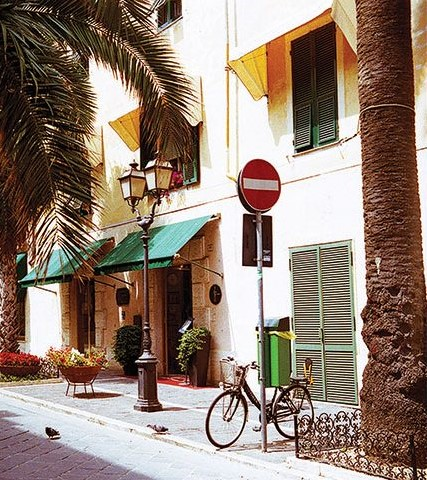
#> input picture Not Important/left1.jpg, 427 x 480 px, found by its file name
$ python 'disparity map using stereo rectified  uncalibrated.py'
#> lines starting #> are read from the running program, lines starting #| are printed output that depends on the picture
# -*- coding: utf-8 -*-
"""
Created on Tue Mar 16 11:20:55 2021

@author: Sonu
"""
import numpy as np
import cv2

#Reading the stereo image pair
imgLeft = cv2.imread('left1.jpg',  0)
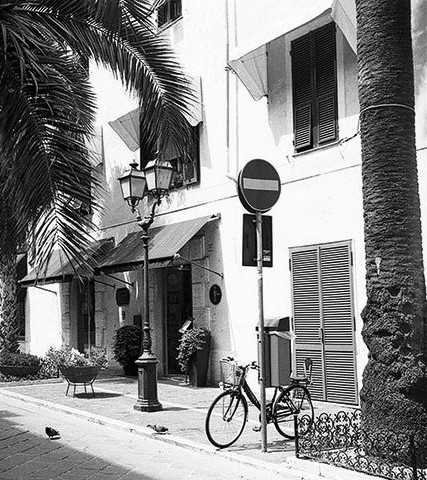
#> imgLeft: shape (480, 427); min 0, max 255, mean 131.1
imgRight = cv2.imread('right1.jpg', 0)
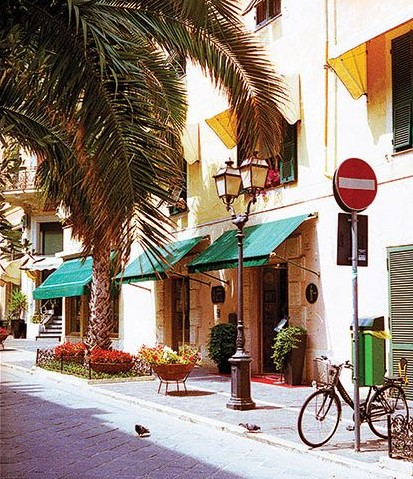
#> input picture Not Important/right1.jpg, 413 x 479 px, found by its file name
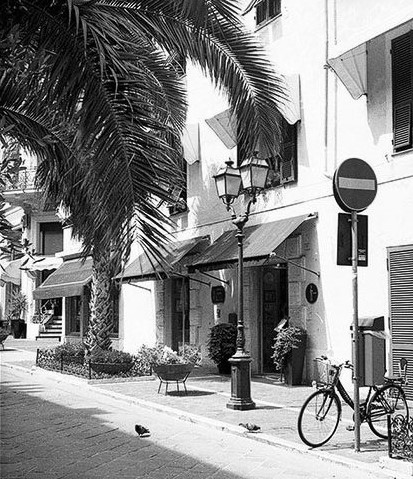
#> imgRight: shape (479, 413); min 0, max 255, mean 134

#Detecting the key points and compute the descriptors for the train and query images using SIFT descriptor object
sift = cv2.xfeatures2d.SIFT_create()
keyPointsLeft, descriptorsLeft = sift.detectAndCompute(imgLeft, None)
#> keyPointsLeft = 1457 keypoints; strongest (x, y, size): (232, 359, 2.1), (138, 168, 2.4), (150, 164, 4), (213, 216, 2.1)
keyPointsRight, descriptorsRight = sift.detectAndCompute(imgRight, None)
#> keyPointsRight = 1484 keypoints; strongest (x, y, size): (351, 328, 2.3), (325, 358, 2.1), (310, 215, 2), (42, 80, 2.1)

#Creating FLANN matcher object
FLANN_INDEX_KDTREE = 0
indexParams = dict(algorithm=FLANN_INDEX_KDTREE, trees=5)
searchParams = dict(checks=50)
flann = cv2.FlannBasedMatcher(indexParams, searchParams)

#Finding the top two matches for each descriptor using KNN match
matches = flann.knnMatch(descriptorsLeft, descriptorsRight, k=2)
#> matches = 1457 matches

goodMatches = []

for m, n in matches:
    #Applying Lowe's ratio test
    if m.distance < 0.8 * n.distance:
        goodMatches.append(m)
#> after the loop, goodMatches = 420 matches

#Finding the keypoints for good matches only
ptsLeft = np.float32([ keyPointsLeft[m.queryIdx].pt for m in goodMatches])
#> ptsLeft = 420 pairs, first value 8.21 to 423, second value 8.59 to 467.6
ptsRight = np.float32([ keyPointsRight[m.trainIdx].pt for m in goodMatches])
#> ptsRight = 420 pairs, first value 47.33 to 403.9, second value 7.48 to 466.1

#Finding the fundamental matrix
F, mask = cv2.findFundamentalMat(ptsLeft, ptsRight, cv2.FM_RANSAC, ransacReprojThreshold = 1.0, confidence = 0.99)
#> F = [[4.48e-07, 2.88e-05, 0.00459], [-2.57e-05, 7.46e-06, 0.228], [-0.00804, -0.235, 1]]; mask = 420 values, max 1 at index 0, min 0 at index 1, mean 0.812

#Selecting only inlier points
ptsLeft = ptsLeft[mask.ravel() == 1]
#> ptsLeft = 341 pairs, first value 8.21 to 309.1, second value 28.71 to 467.6
ptsRight = ptsRight[mask.ravel() == 1]
#> ptsRight = 341 pairs, first value 96.33 to 403.9, second value 26.1 to 466.1

#Finding rectified Homography matrix for both stereo images
retval, H1, H2	=	cv2.stereoRectifyUncalibrated(ptsLeft, ptsRight, F, imgLeft.shape)
#> retval = True; H1 = [[0.228, -0.00891, 24.16], [0.00818, 0.235, -2.17], [-2.64e-05, 9.09e-06, 0.234]]; H2 = [[0.969, -0.0466, 17.41], [0.0213, 1, -5.14], [-0.000125, 6.02e-06, 1.03]]
height, width = imgLeft.shape
#> height = 480; width = 427

#Warping both the stereo images to align them along the same image plane
rectifiedLeft = cv2.warpPerspective(imgLeft, H1, (width, height))
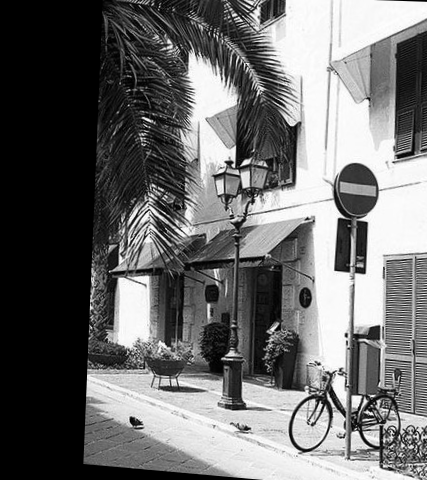
#> rectifiedLeft: shape (480, 427); min 0, max 255, mean 107.2
rectifiedRight = cv2.warpPerspective(imgRight, H2, (width, height))
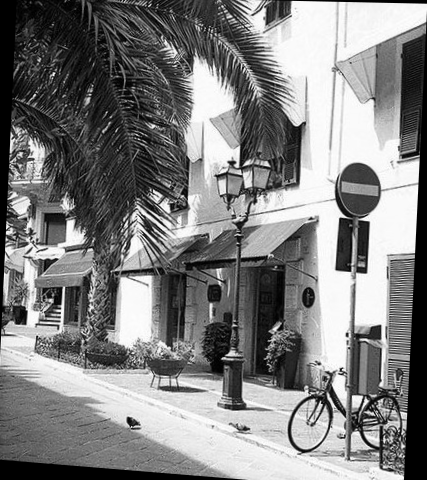
#> rectifiedRight: shape (480, 427); min 0, max 255, mean 127.7

#Creating a stereoSGBM object
stereo = cv2.StereoSGBM_create(numDisparities=96, blockSize=5, disp12MaxDiff=20, preFilterCap=16, uniquenessRatio=1, speckleWindowSize=100, speckleRange=20)
#Finding the disparity map between the warped stereo image pair
disp = stereo.compute(rectifiedLeft, rectifiedRight)
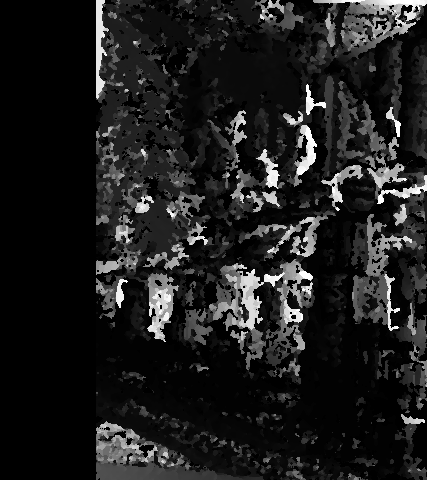
#> disp: shape (480, 427) int16; min -16, max 1520, mean 166.3; drawn with min black and max white
#Normalizing the dispaity map between the range of 0-255
norm_coeff = 255 / disp.max()
#> norm_coeff = 0.168
disp = disp * norm_coeff / 255
cv2.imshow("disparity", disp)
cv2.waitKey(10000)
cv2.destroyAllWindows()
